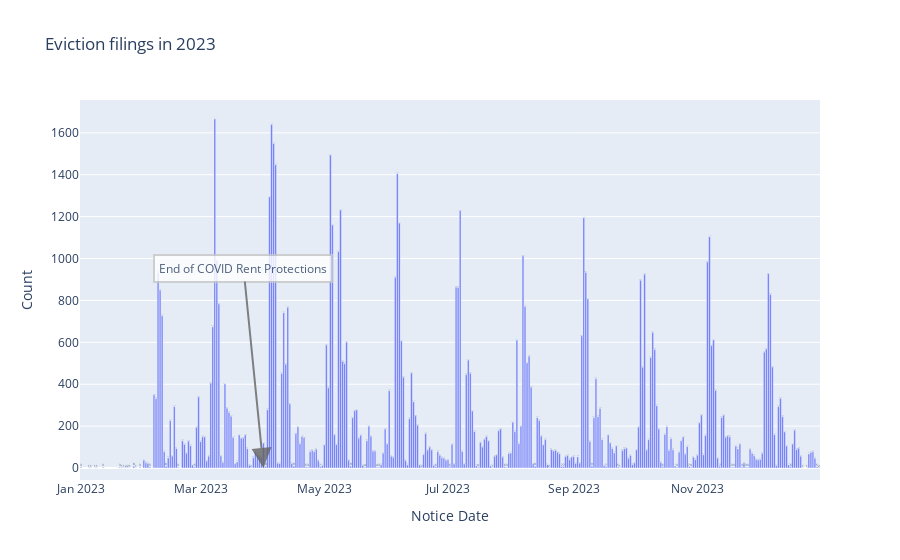

The cell this chart's notebook holds for it:
### Markdown cell above
### Timeline of evictions for 2023

### Code cell
fig_date_year = px.bar(
    address_count_grpd,
    x = 'notice_date_dt',
    y='count',
    text='count',
    labels={
        'notice_date_dt':'Notice Date',
        'count':'Count'
    },
    title='Eviction filings in 2023',
    
)
fig_date_year.add_annotation(x='2023-04-01', y=0,
            text="End of COVID Rent Protections",
            showarrow=True,
            arrowhead=2,
            arrowsize=2,
            arrowwidth=2,
            arrowcolor='#636363',
            ax=-20,
            ay=-200,
            bordercolor="#c7c7c7",
            borderwidth=2,
            borderpad=4,
            bgcolor="#ffffff",
            opacity=0.8)
fig_date_year.show()

### Figure 1 — Plotly figure (JSON) as saved in the notebook; plotly's stock layout.template omitted (floating-point values rounded to 4 significant figures; data arrays with more than 128 entries replaced by an {"elided": "..."} marker saying what was removed)
{"data": [{"alignmentgroup": "True", "hovertemplate": "Notice Date=%{x}<br>Count=%{text}<extra></extra>", "legendgroup": "", "marker": {"color": "#636efa", "pattern": {"shape": ""}}, "name": "", "offsetgroup": "", "orientation": "v", "showlegend": false, "text": {"elided": "346 int values"}, "textposition": "auto", "type": "bar", "x": {"elided": "346 str values"}, "xaxis": "x", "y": {"elided": "346 int values"}, "yaxis": "y"}], "layout": {"annotations": [{"arrowcolor": "#636363", "arrowhead": 2, "arrowsize": 2, "arrowwidth": 2, "ax": -20, "ay": -200, "bgcolor": "#ffffff", "bordercolor": "#c7c7c7", "borderpad": 4, "borderwidth": 2, "opacity": 0.8, "showarrow": true, "text": "End of COVID Rent Protections", "x": "2023-04-01", "y": 0}], "autosize": true, "barmode": "relative", "legend": {"tracegroupgap": 0}, "title": {"text": "Eviction filings in 2023"}, "xaxis": {"anchor": "y", "autorange": true, "domain": [0, 1], "range": ["2022-12-31 12:00", "2023-12-31 12:00"], "title": {"text": "Notice Date"}, "type": "date"}, "yaxis": {"anchor": "x", "autorange": true, "domain": [0, 1], "range": [-125.7, 1760.0], "title": {"text": "Count"}, "type": "linear"}}}
